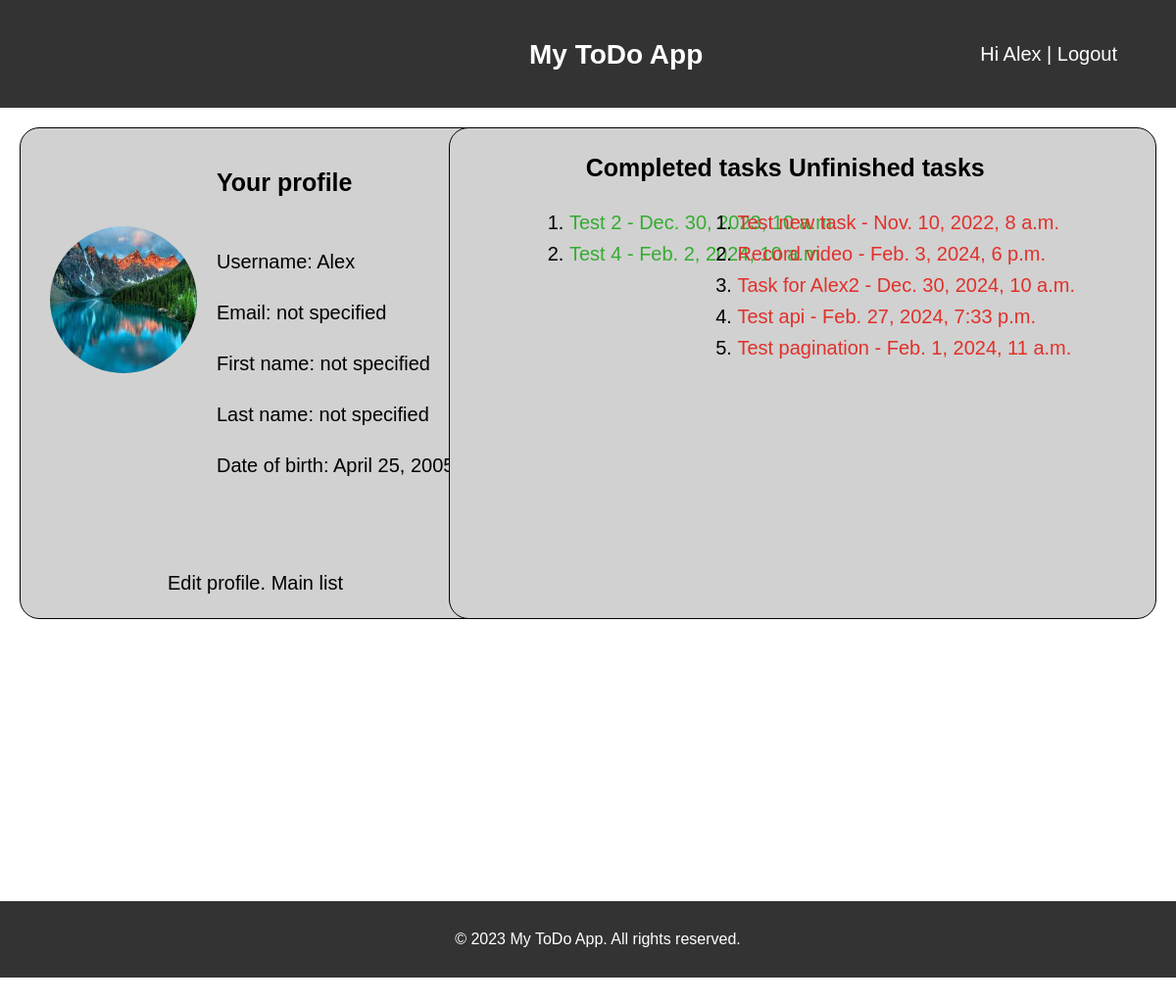
/profile/ (signed in), run on the app's committed database.
### todolist/models.py (models this page shows, shortened)
class Profile(models.Model):
    user = models.OneToOneField(settings.AUTH_USER_MODEL, on_delete=models.CASCADE)
    date_of_birth = models.DateField(blank=True, null=True)
    photo = models.ImageField(upload_to='%Y/%m/%d/', blank=True)

class Task(models.Model):
    user = models.ForeignKey(User, on_delete=models.CASCADE, related_name='tasks', verbose_name='User')
    title = models.CharField(max_length=50, verbose_name='Title')
    slug = models.SlugField(max_length=50, unique=True, db_index=True, verbose_name='URL')
    description = models.TextField(verbose_name='Description')
    finish_date = models.DateTimeField(verbose_name='Date')
    finished = models.BooleanField(default=False, verbose_name='Finished')
    signif = models.ForeignKey('Importance', on_delete=models.PROTECT, null=True,
                               verbose_name='Importance')
    tag = TaggableManager()
    class Meta:
        ordering = [ 'signif','finished', 'title', '-finish_date']
    def get_absolute_url(self):
        return reverse('todolist:task_detail' , args=[self.id])

### todolist/views.py (the view)
# urls.py: path('profile/', views.profile, name='profile'),
@login_required(login_url='login/')
def profile(request):
    user_id = request.user.id
    complete_tasks = Task.objects.filter(finished=True)
    uncomlete_tasks = Task.objects.filter(finished=False)
    profile_data = Profile.objects.get(pk=user_id)
    return render(request, 'todolist/profile.html', {
        'ctasks':complete_tasks,
        'unctasks':uncomlete_tasks,
        'profile_data': profile_data,
    })

### todolist/templates/todolist/profile.html
{% extends "todolist/base.html" %}
{% load static %}
{% block content %}
    <div class="profile">
        <div class="profile-user">
            <h3>Your profile</h3>
            <div class="profile-data">
                <p>Username: {{request.user.username}}</p>
                {% if request.user.email %}
                <p>Email: {{request.user.email}}</p>
                {% else %}
                <p>Email: not specified</p>
                {% endif %}
                {% if request.user.first_name %}
                <p>First name: {{request.user.first_name}}</p>
                {% else %}
                <p>First name: not specified</p>
                {% endif %}
                {% if request.user.last_name %}
                <p>Last name: {{request.user.last_name}}</p>
                {% else %}
                <p>Last name: not specified</p>
                {% endif %}
                {% if profile_data.date_of_birth %}
                <p>Date of birth: {{profile_data.date_of_birth}}</p>
                {% else %}
                <p>Date of birth: not specified</p>
                {% endif %}
            </div>
            <img alt="Profile image" src="{{profile_data.photo.url}}">
            <p class="profile-nav"><a href="{% url 'todolist:edit_profile' %}">Edit profile</a>. <a href="{% url 'todolist:home' %}">Main list</a></p>
        </div>
        <div class="profile-tasks">
            <div class="profile-wrapper">
                <div class="finished-tasks">
                    <div class="title">
                            <span>Completed tasks</span>
                    </div>
                    <div class="task-list">
                        <ul>
                            {% for task in ctasks %}
                                <li><a target="_blank" href="{{task.get_absolute_url}}">{{task.title}} - {{task.finish_date}}</a></li>
                            {% endfor %}
                        </ul>
                    </div>
                </div>
                <div class="unfinished-tasks">
                    <div class="title">
                        <span>Unfinished tasks</span>
                    </div>
                    <div class="task-list">
                        <ul>
                            {% for task in unctasks %}
                                <li><a target="_blank" href="{{task.get_absolute_url}}">{{task.title}} - {{task.finish_date}}</a></li>
                            {% endfor %}
                        </ul>
                    </div>
                </div>
        </div>
        </div>
    </div>
{% endblock %}

### todolist/templates/todolist/base.html (shortened to what this page needs)
{% load static %}
<!DOCTYPE html>
<html>
<head>
  <link rel="stylesheet" type="text/css" href="{% static 'todolist/css/style.css' %}">
</head>
<body>
  <header>
    <h1 class="title-name">My ToDo App</h1>
    {% if request.user.is_authenticated %}
      <span class="user"> Hi <a href="{% url 'todolist:profile' %}">{{request.user.username|capfirst}}</a> |
        <a href="{% url 'todolist:logout' %}">Logout</a>
      </span>
    {% endif %}
  </header>
  <content>
    {% block content %}
    {% endblock %}
  </content>
  <footer>
    <div class="cont-foot">
      <p>&copy; 2023 My ToDo App. All rights reserved.</p>
    </div>
  </footer>
</body>
</html>

### todolist/static/todolist/css/style.css (style rules this page uses)
html { height: 150%; }
body { font-family: Arial, sans-serif; line-height: 1.6; margin: 0; padding: 0; height: 100%; overflow-x: hidden; }
content { display: block; height: 100%; }
header { background-color: #333; color: #fff; padding: 15px; position: relative; text-align: center; font-size: 14px; height: 80px; }
footer { background-color: #333; color: #fff; padding: 10px; text-align: center; position:relative; width: 100%; margin: 0; margin-top: 10px; flex: 0 0 auto; }
.cont-foot { max-width: 960px; margin: 0 auto; }
.title-name { position: absolute; display: inline-block; left: 45%; }
.user { display: inline-block; position: absolute; top: 35%; right: 5%; font-size: 20px; }
.user a { text-decoration: none; color: #fff; }
.profile { position: relative; width: 100%; height: 100%; }
.profile-user { height: 500px; width: 500px; position: relative; background-color: #d1d1d1; border: 1px solid; border-radius: 20px; top: 20px; left: 20px; }
.profile-user h3 { font-size: 25px; top: 10px; left: 40%; position: absolute; }
.profile-user p { font-size: 20px; margin-bottom: 15px; }
.profile-user img { position: absolute; top: 100px; left: 30px; height: 150px; width: 150px; border-radius: 100%; overflow: hidden; }
.profile-data { position: absolute; height: 100%; width: 60%; top: 20%; right: 0; }
.profile-tasks { position: absolute; background-color: #d1d1d1; border: 1px solid; border-radius: 20px; width: 60%; top: 20px; right: 20px; height: 500px; }
.profile-wrapper { position: relative; width: 100%; }
.finished-tasks,.unfinished-tasks { padding: 10px; position: absolute; top:10px; }
.unfinished-tasks { right: 10%; }
.finished-tasks { left: 10%; }
.profile-tasks .title { font-size: 25px; font-weight: bold; text-align: center; }
.task-list ul { list-style-type: decimal; font-size: 20px; }
.task-list a { text-decoration: none; color:#000; }
.finished-tasks a { color:rgb(52, 172, 48) }
.unfinished-tasks a { color:rgb(224, 49, 43) }
.profile-nav { position: absolute; bottom: 5px; font-size: 20px; left: 30%; }
.profile-nav a { text-decoration: none; color: #000; }

### data on the page
Profile: date_of_birth "April 25, 2005", photo (picture)
Task: title "Test 2", finish_date "Dec. 30, 2023, 10 a.m."
Task: title "Test 4", finish_date "Feb. 2, 2024, 10 a.m."
Task: title "Test new task", finish_date "Nov. 10, 2022, 8 a.m."
Task: title "Record video", finish_date "Feb. 3, 2024, 6 p.m."
Task: title "Task for Alex2", finish_date "Dec. 30, 2024, 10 a.m."
Task: title "Test api", finish_date "Feb. 27, 2024, 7:33 p.m."
Task: title "Test pagination", finish_date "Feb. 1, 2024, 11 a.m."

### other printed values
{{ request.user.username|capfirst }} "Alex"
{{ request.user.username }} "Alex"
